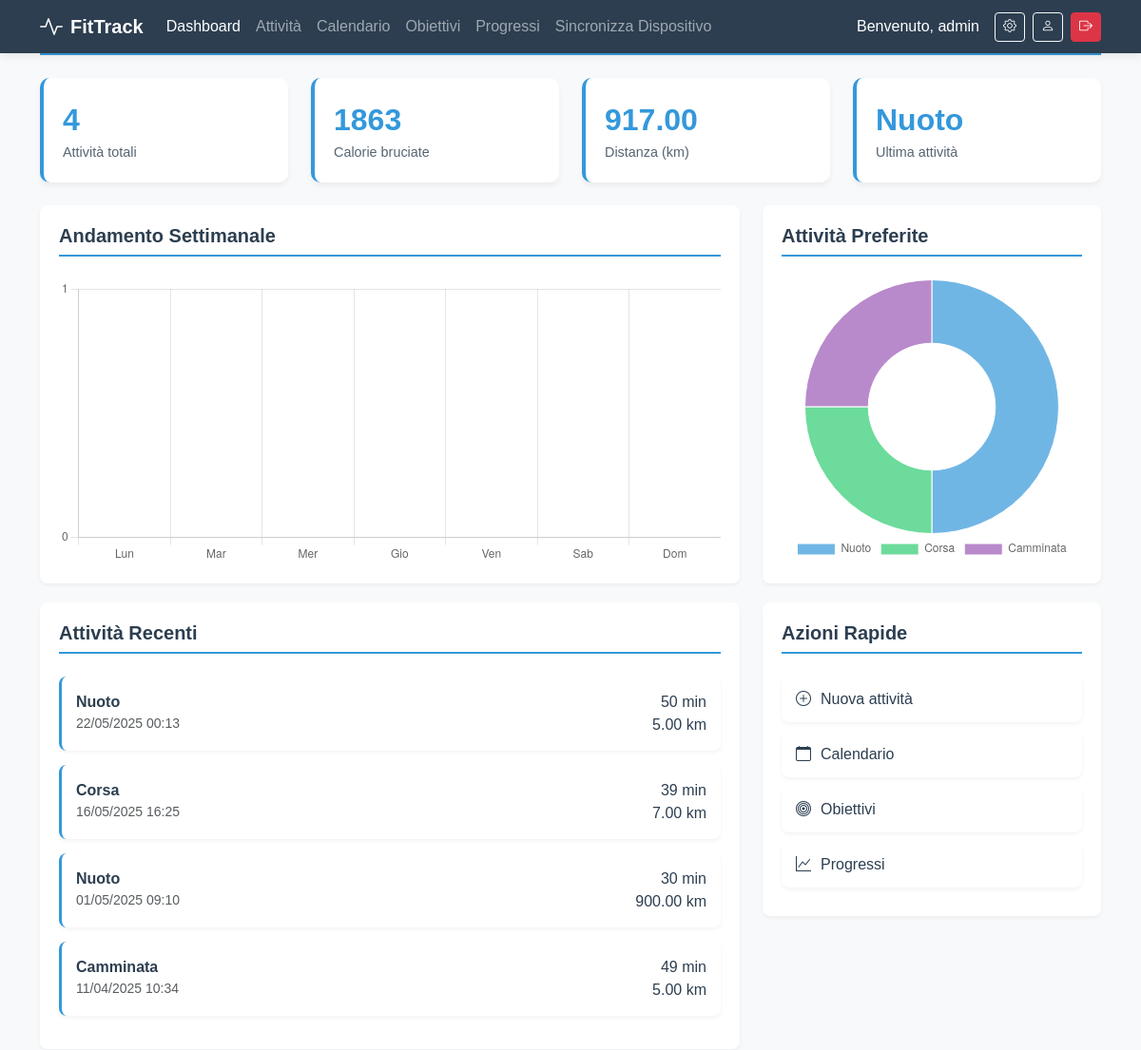
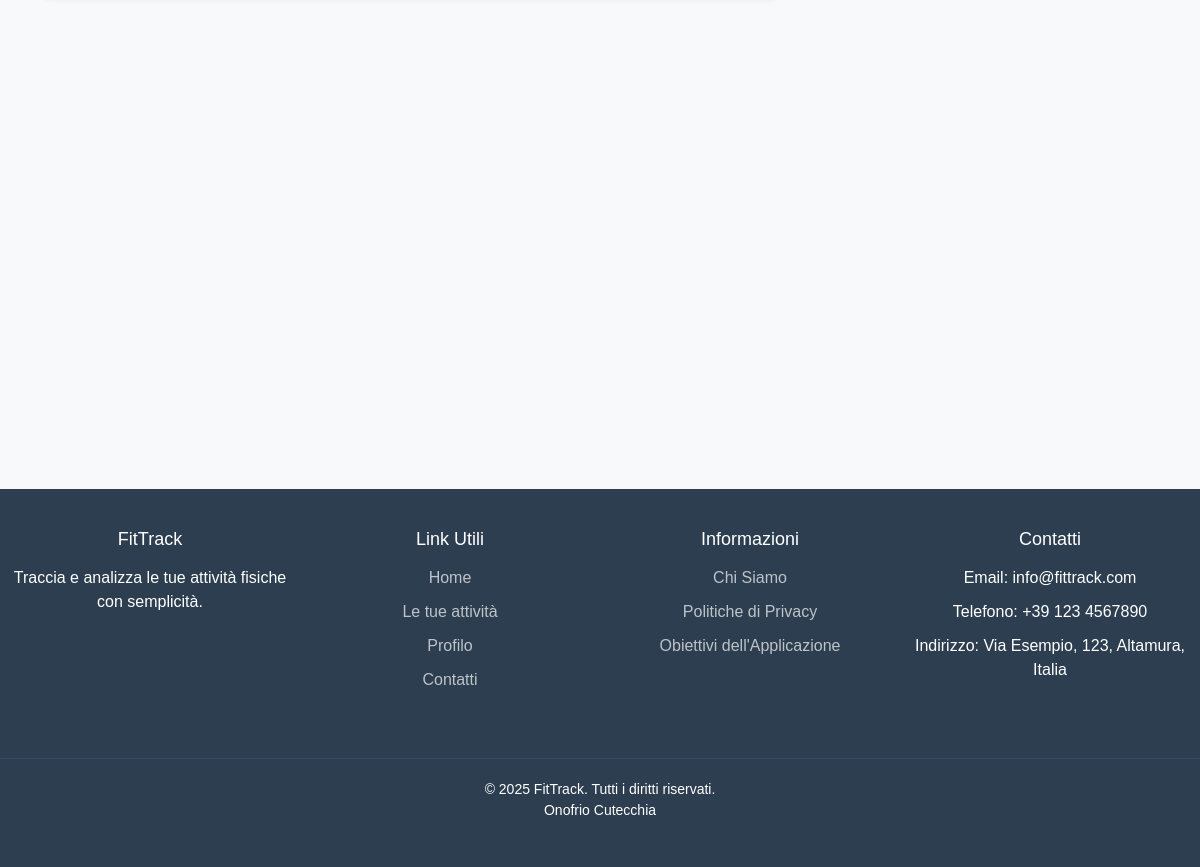
The page /dashboard.php (signed in) on the database its author committed (2 pictures, top to bottom).
### tables this page shows
CREATE TABLE `attivita` (
  `id` int(11) NOT NULL,
  `id_utente` int(11) NOT NULL,
  `tipo_attivita` varchar(50) NOT NULL,
  `durata` int(11) NOT NULL,
  `distanza` decimal(6,2) DEFAULT NULL,
  `calorie` int(11) DEFAULT NULL,
  `data_attivita` datetime NOT NULL,
  `descrizione` text DEFAULT NULL
);

### dashboard.php (the view, shortened to what this page needs)
<?php
include 'connessione.php';
$id_utente = $_SESSION['utente_id'];
$stats = [
    'totale_attivita' => 0,
    'calorie_totali' => 0,
    'distanza_totale' => 0,
    'ultima_attivita' => 'Nessuna'
];
$sql_stats = "SELECT
    COUNT(*) as totale_attivita,
    SUM(calorie) as calorie_totali,
    SUM(distanza) as distanza_totale
    FROM attivita
    WHERE id_utente = ?";
$stmt = $conn->prepare($sql_stats);
$stmt->bind_param("i", $id_utente);
$stmt->execute();
$result = $stmt->get_result();
if ($row = $result->fetch_assoc()) {
    $stats = array_merge($stats, $row);
}
$sql_ultima = "SELECT tipo_attivita, data_attivita FROM attivita
               WHERE id_utente = ?
               ORDER BY data_attivita DESC
               LIMIT 1";
$stmt = $conn->prepare($sql_ultima);
$stmt->bind_param("i", $id_utente);
$stmt->execute();
$result = $stmt->get_result();
if ($row = $result->fetch_assoc()) {
    $stats['ultima_attivita'] = $row['tipo_attivita'] . ' (' . date('d/m/Y', strtotime($row['data_attivita'])) . ')';
}
$sql_attivita = "SELECT * FROM attivita
                 WHERE id_utente = ?
                 ORDER BY data_attivita DESC
                 LIMIT 5";
$stmt = $conn->prepare($sql_attivita);
$stmt->bind_param("i", $id_utente);
$stmt->execute();
$attivita_recenti = $stmt->get_result();
$sql_tipi = "SELECT tipo_attivita, COUNT(*) as conteggio
             FROM attivita
             WHERE id_utente = ?
             GROUP BY tipo_attivita
             ORDER BY conteggio DESC
             LIMIT 5";
$stmt = $conn->prepare($sql_tipi);
$stmt->bind_param("i", $id_utente);
$stmt->execute();
$tipi_frequenti = $stmt->get_result();
$giorni_settimana = ['Lun', 'Mar', 'Mer', 'Gio', 'Ven', 'Sab', 'Dom'];
$dati_settimana = array_fill(0, 7, 0);
?>
<!DOCTYPE html>
<html lang="it">
<head>
    <link href="https://cdn.jsdelivr.net/npm/bootstrap@5.3.0/dist/css/bootstrap.min.css" rel="stylesheet">
    <link rel="stylesheet" href="https://cdn.jsdelivr.net/npm/bootstrap-icons@1.10.0/font/bootstrap-icons.css">
    <link rel="stylesheet" href="https://cdn.jsdelivr.net/npm/chart.js@3.7.1/dist/chart.min.css">
</head>
<body>
    <nav class="navbar navbar-expand-lg navbar-dark fixed-top">
        <div class="container">
            <a class="navbar-brand d-flex align-items-center" href="index.php">
                <strong>FitTrack</strong>
            </a>
            <div class="collapse navbar-collapse" id="navbarContent">
                <ul class="navbar-nav me-auto">
                    <li class="nav-item">
                        <a class="nav-link <?= basename($_SERVER['PHP_SELF']) == 'dashboard.php' ? 'active' : '' ?>" href="dashboard.php">Dashboard</a>
                    </li>
                    <li class="nav-item">
                        <a class="nav-link <?= basename($_SERVER['PHP_SELF']) == 'attivita.php' ? 'active' : '' ?>" href="attivita.php">Attività</a>
                    </li>
                    <li class="nav-item">
                        <a class="nav-link <?= basename($_SERVER['PHP_SELF']) == 'calendario.php' ? 'active' : '' ?>" href="calendario.php">Calendario</a>
                    </li>
                    <li class="nav-item">
                        <a class="nav-link <?= basename($_SERVER['PHP_SELF']) == 'obiettivi.php' ? 'active' : '' ?>" href="obiettivi.php">Obiettivi</a>
                    </li>
                    <li class="nav-item">
                        <a class="nav-link <?= basename($_SERVER['PHP_SELF']) == 'progressi.php' ? 'active' : '' ?>" href="progressi.php">Progressi</a>
                    </li>
                    <li class="nav-item">
                        <a class="nav-link <?= basename($_SERVER['PHP_SELF']) == 'progressi.php' ? 'active' : '' ?>" href="sincronizazione.php">Sincronizza Dispositivo</a>
                    </li>
                </ul>
                <div class="d-flex align-items-center">
                    <?php if (isset($_SESSION['utente_username'])): ?>
                        <span class="text-white me-3 d-none d-md-inline">Benvenuto, <?= htmlspecialchars($_SESSION['utente_username']) ?></span>
                        <a href="impostazioni.php" class="btn btn-outline-light btn-sm me-2" title="Impostazioni">
                            <i class="bi bi-gear"></i>
                        </a>
                        <a href="profilo.php" class="btn btn-outline-light btn-sm me-2" title="Profilo">
                            <i class="bi bi-person"></i>
                        </a>
                        <a href="logout.php" class="btn btn-danger btn-sm" title="Logout">
                            <i class="bi bi-box-arrow-right"></i>
                        </a>
                    <?php endif; ?>
                </div>
            </div>
        </div>
    </nav>
    <div class="container mb-5">
        <h1 class="section-title">Dashboard Attività</h1>
        <div class="row g-4 mb-4">
            <div class="col-md-3">
                <div class="stat-card">
                    <div class="stat-value"><?= $stats['totale_attivita'] ?></div>
                    <div class="stat-label">Attività totali</div>
                </div>
            </div>
            <div class="col-md-3">
                <div class="stat-card">
                    <div class="stat-value"><?= $stats['calorie_totali'] ?? 0 ?></div>
                    <div class="stat-label">Calorie bruciate</div>
                </div>
            </div>
            <div class="col-md-3">
                <div class="stat-card">
                    <div class="stat-value"><?= $stats['distanza_totale'] ?? 0 ?></div>
                    <div class="stat-label">Distanza (km)</div>
                </div>
            </div>
            <div class="col-md-3">
                <div class="stat-card">
                    <div class="stat-value"><?= explode(' ', $stats['ultima_attivita'])[0] ?></div>
                    <div class="stat-label">Ultima attività</div>
                </div>
            </div>
        </div>
        <div class="row g-4">
            <div class="col-lg-8">
                <div class="chart-container">
                    <h5 class="section-title">Andamento Settimanale</h5>
                    <div class="chart-wrapper">
                        <canvas id="activityChart"></canvas>
                    </div>
                </div>
                <div class="chart-container">
                    <h5 class="section-title">Attività Recenti</h5>
                    <?php if ($attivita_recenti->num_rows > 0): ?>
                        <?php while ($att = $attivita_recenti->fetch_assoc()): ?>
                            <div class="activity-card">
                                <div class="d-flex justify-content-between">
                                    <div>
                                        <strong><?= htmlspecialchars($att['tipo_attivita']) ?></strong>
                                        <div class="text-muted small">
                                            <?= date('d/m/Y H:i', strtotime($att['data_attivita'])) ?>
                                        </div>
                                    </div>
                                    <div class="text-end">
                                        <div><?= $att['durata'] ?> min</div>
                                        <?php if ($att['distanza']): ?>
                                            <div><?= $att['distanza'] ?> km</div>
                                        <?php endif; ?>
                                    </div>
                                </div>
                            </div>
                        <?php endwhile; ?>
                    <?php else: ?>
                        <div class="alert alert-info">Nessuna attività registrata</div>
                    <?php endif; ?>
                </div>
            </div>
            <div class="col-lg-4">
                <div class="chart-container">
                    <h5 class="section-title">Attività Preferite</h5>
                    <div class="chart-wrapper">
                        <canvas id="activityTypesChart"></canvas>
                    </div>
                </div>
                <div class="chart-container">
                    <h5 class="section-title">Azioni Rapide</h5>
                    <a href="attivita_aggiungi.php" class="quick-link">
                        <i class="bi bi-plus-circle"></i> Nuova attività
                    </a>
                    <a href="calendario.php" class="quick-link">
                        <i class="bi bi-calendar"></i> Calendario
                    </a>
                    <a href="obiettivi.php" class="quick-link">
                        <i class="bi bi-bullseye"></i> Obiettivi
                    </a>
                    <a href="progressi.php" class="quick-link">
                        <i class="bi bi-graph-up"></i> Progressi
                    </a>
                </div>
            </div>
        </div>
    </div>
    <script>
    document.addEventListener('DOMContentLoaded', function() {
        // Grafico a barre - Attività settimanali
        const ctx1 = document.getElementById('activityChart').getContext('2d');
        new Chart(ctx1, {
            type: 'bar',
            data: {
                labels: <?= json_encode($giorni_settimana) ?>,
                datasets: [{
                    label: 'Numero attività',
                    data: <?= json_encode($dati_settimana) ?>,
                    backgroundColor: 'rgba(52, 152, 219, 0.7)',
                    borderColor: 'rgba(52, 152, 219, 1)',
                    borderWidth: 1,
                    borderRadius: 4
                }]
            },
            options: {
                responsive: true,
                maintainAspectRatio: false,
                plugins: {
                    legend: {
                        display: false
                    }
                },
                scales: {
                    y: {
                        beginAtZero: true,
                        ticks: {
                            stepSize: 1
                        }
                    }
                }
            }
        });
        // Grafico a torta - Tipi di attività
        const ctx2 = document.getElementById('activityTypesChart').getContext('2d');
        new Chart(ctx2, {
            type: 'doughnut',
            data: {
                labels: [
                    <?php
                    mysqli_data_seek($tipi_frequenti, 0);
                    while($row = $tipi_frequenti->fetch_assoc()) {
                        echo '"' . htmlspecialchars($row['tipo_attivita']) . '",';
                    }
                    ?>
                ],
                datasets: [{
                    data: [
                        <?php
                        mysqli_data_seek($tipi_frequenti, 0);
                        while($row = $tipi_frequenti->fetch_assoc()) {
                            echo $row['conteggio'] . ',';
                        }
                        ?>
                    ],
                    backgroundColor: [
                        'rgba(52, 152, 219, 0.7)',
                        'rgba(46, 204, 113, 0.7)',
                        'rgba(155, 89, 182, 0.7)',
                        'rgba(241, 196, 15, 0.7)',
                        'rgba(231, 76, 60, 0.7)'
                    ],
                    borderWidth: 1
                }]
            },
            options: {
                responsive: true,
                maintainAspectRatio: false,
                plugins: {
                    legend: {
                        position: 'bottom'
                    }
                }
            }
        });
    });
    </script>
<?php include 'footer.php'; ?>
</body>
</html>

### dashboard.php (style rules this page uses)
:root { --primary: #3498db; --secondary: #2c3e50; --success: #2ecc71; --light: #ecf0f1; --dark: #34495e; }
body { font-family: 'Segoe UI', Tahoma, Geneva, Verdana, sans-serif; background-color: #f8f9fa; color: var(--secondary); padding-top: 70px; }
.navbar { background-color: var(--secondary); box-shadow: 0 2px 10px rgba(0,0,0,0.1); }
.stat-card { background: white; border-radius: 10px; padding: 20px; box-shadow: 0 4px 6px rgba(0,0,0,0.05); border-left: 4px solid var(--primary); height: 100%; transition: transform 0.3s; }
.stat-card .stat-value { font-size: 2rem; font-weight: bold; color: var(--primary); }
.stat-card .stat-label { color: var(--secondary); opacity: 0.8; font-size: 0.9rem; }
.activity-card { background: white; border-radius: 8px; padding: 15px; box-shadow: 0 2px 4px rgba(0,0,0,0.05); margin-bottom: 15px; border-left: 3px solid var(--primary); transition: transform 0.3s; }
.chart-container { background: white; border-radius: 8px; padding: 20px; box-shadow: 0 2px 4px rgba(0,0,0,0.05); margin-bottom: 20px; }
.chart-wrapper { position: relative; height: 300px; width: 100%; }
.quick-link { display: flex; align-items: center; gap: 10px; padding: 12px 15px; background: white; border-radius: 8px; text-decoration: none; color: var(--secondary); box-shadow: 0 2px 4px rgba(0,0,0,0.05); transition: all 0.3s; margin-bottom: 10px; }
.section-title { color: var(--secondary); margin-bottom: 1.5rem; font-weight: 600; border-bottom: 2px solid var(--primary); padding-bottom: 0.5rem; }

### footer.php (style rules this page uses)
html, body { margin: 0; padding: 0; height: 100%; font-family: 'Arial', sans-serif; }

### rows shown on the page
attivita: tipo_attivita "Nuoto", data_attivita "22/05/2025 00:13", durata "50", distanza "5.00"
attivita: tipo_attivita "Corsa", data_attivita "16/05/2025 16:25", durata "39", distanza "7.00"
attivita: tipo_attivita "Nuoto", data_attivita "01/05/2025 09:10", durata "30", distanza "900.00"
attivita: tipo_attivita "Camminata", data_attivita "11/04/2025 10:34", durata "49", distanza "5.00"

### other values the page prints
$_SESSION['utente_username'] "admin"
$stats['totale_attivita'] "4"
$stats['calorie_totali'] "1863"
$stats['distanza_totale'] "917.00"
explode(' ', $stats['ultima_attivita'])[0] "Nuoto"
chart data {{ json_encode($giorni_settimana) }} ["Lun","Mar","Mer","Gio","Ven","Sab","Dom"]
chart data {{ json_encode($dati_settimana) }} [0,0,0,0,0,0,0]
chart data {{ $row['tipo_attivita'] }} Nuoto, Corsa, Camminata
chart data {{ $row['conteggio'] }} 2, 1, 1
